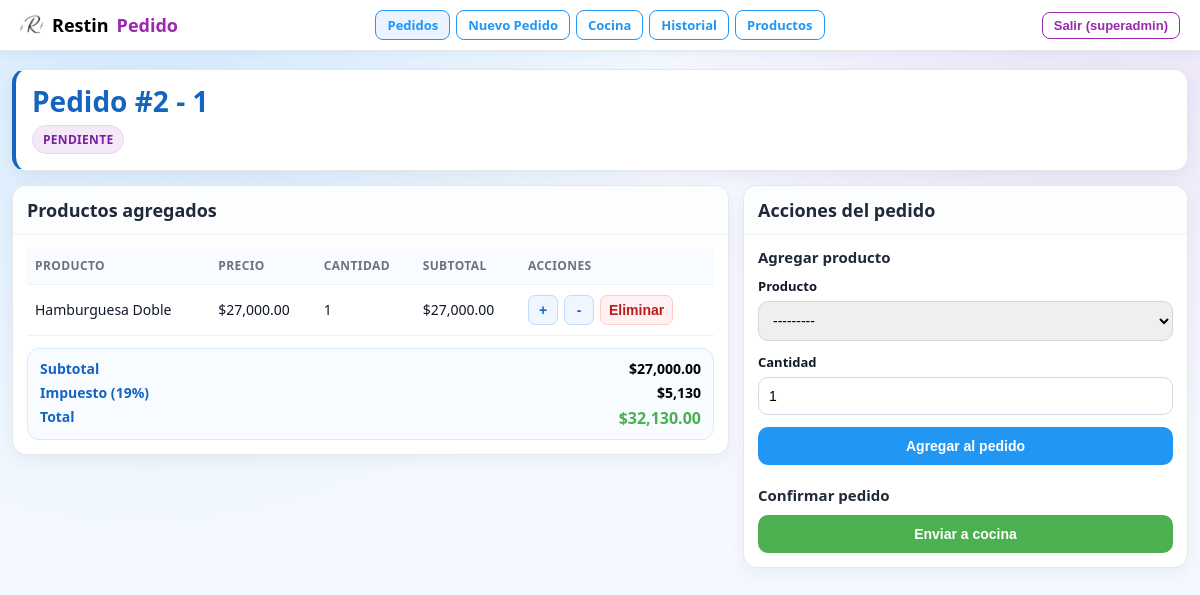
The page /ventas/pedidos/2/ (signed in) on the database its author committed.
### ventas/models.py (models this page shows, shortened)
class Pedido(models.Model):
    ESTADOS = [
        ('pendiente', 'Pendiente'),
        ('en_preparacion', 'En Preparación'),
        ('listo', 'Listo'),
        ('entregada', 'Entregada'),
        ('pagado', 'Pagado'),
    ]
    mesa_o_online = models.CharField(max_length=100, help_text="Cliente")
    estado = models.CharField(max_length=20, choices=ESTADOS, default='pendiente')
    creado_por = models.ForeignKey(User, on_delete=models.CASCADE)
    fecha_creacion = models.DateTimeField(auto_now_add=True)
    productos = models.ManyToManyField(Producto, through='PedidoProducto', blank=True)

class PedidoProducto(models.Model):
    pedido = models.ForeignKey(Pedido, on_delete=models.CASCADE, related_name='items')
    producto = models.ForeignKey(Producto, on_delete=models.CASCADE)
    cantidad = models.PositiveIntegerField(default=1)
    class Meta:
        unique_together = ('pedido', 'producto')

### products/models.py (models this page shows)
class Producto(models.Model):
    nombre = models.CharField(max_length=100, unique=True)
    descripcion = models.TextField(blank=True, null=True)
    categoria = models.ForeignKey(Categoria, on_delete=models.CASCADE, related_name="productos")
    precio = models.DecimalField(max_digits=10, decimal_places=2)
    imagen = models.ImageField(upload_to='productos/', blank=True, null=True)
    ingredientes = models.ManyToManyField(Ingrediente, blank=True, related_name="productos")
    disponible = models.BooleanField(default=True, help_text="¿El producto está activo para ventas?")
    def __str__(self):
        return self.nombre

### ventas/views.py (the view, shortened to what this page needs)
# urls.py: path('pedidos/<int:pk>/', views.PedidoDetailView.as_view(), name='pedido_detail'),
class PedidoDetailView(LoginRequiredMixin, ListView):
    model = PedidoProducto
    template_name = 'ventas/pedido_detail.html'
    context_object_name = 'items'
    def get(self, request, pk, *args, **kwargs):
        from decimal import Decimal, ROUND_HALF_UP
        from django.conf import settings
        pedido = get_object_or_404(Pedido, pk=pk)
        form = PedidoProductoForm()
        items = list(pedido.items.select_related('producto'))
        for item in items:
            item.subtotal = item.producto.precio * item.cantidad
        subtotal = sum(item.subtotal for item in items)
        tax_rate = Decimal(str(getattr(settings, 'TAX_RATE', 0.19)))
        impuesto = (Decimal(subtotal) * tax_rate).quantize(Decimal('1.'), rounding=ROUND_HALF_UP)
        total = Decimal(subtotal) + impuesto
        tax_rate_percent = (tax_rate * 100).quantize(Decimal('1.'), rounding=ROUND_HALF_UP)
        return render(request, self.template_name, {
            'pedido': pedido,
            'form': form,
            'items': items,
            'subtotal': subtotal,
            'impuesto': impuesto,
            'total': total,
            'tax_rate': tax_rate_percent,
        })

### ventas/forms.py
class PedidoProductoForm(forms.Form):
    producto = forms.ModelChoiceField(queryset=Producto.objects.none(), label='Producto')
    cantidad = forms.IntegerField(min_value=1, initial=1, label='Cantidad')
    def __init__(self, *args, **kwargs):
        super().__init__(*args, **kwargs)
        faltantes = ProductoIngrediente.objects.filter(
            producto=OuterRef('pk'),
            ingrediente__stock__lt=F('cantidad'),
        )
        queryset = (
            Producto.objects.filter(disponible=True, productoingrediente__isnull=False)
            .annotate(tiene_faltante=Exists(faltantes))
            .filter(tiene_faltante=False)
            .select_related('categoria')
            .order_by('categoria__nombre', 'nombre')
            .distinct()
        )
        self.fields['producto'].queryset = queryset

### ventas/templates/ventas/pedido_detail.html (shortened to what this page needs)
{% load humanize %}
{% load static %}
<!DOCTYPE html>
<html lang="es">
<head>
</head>
<body>
    <header class="app-header">
        <div class="brand"><img class="brand-logo" src="{% static 'ventas/restin2.jpeg' %}" alt="Logo"> Restin <span>Pedido</span></div>
        <nav class="nav-center">
            {% with role_name=request.user.userprofile.role.name|default:'' %}
                <a href="{% url 'pedido_list' %}" class="btn-nav active">Pedidos</a>
                <a href="{% url 'pedido_create' %}" class="btn-nav">Nuevo Pedido</a>
                {% if role_name|lower != 'waiter' %}
                    <a href="{% url 'cocina_dashboard' %}" class="btn-nav">Cocina</a>
                    <a href="{% url 'historial_ventas' %}" class="btn-nav">Historial</a>
                    <a href="/products/" class="btn-nav">Productos</a>
                {% endif %}
            {% endwith %}
        </nav>
        <div class="nav-end">
            <form method="post" action="{% url 'logout' %}" style="display:inline;">
                <button type="submit" class="btn-logout">Salir ({{ request.user.username }})</button>
            </form>
        </div>
    </header>
    <main class="wrap">
        <section class="title-card">
            <h1>Pedido #{{ pedido.id }} - {{ pedido.mesa_o_online }}</h1>
            <span class="status-pill {{ pedido.estado }}">{{ pedido.get_estado_display }}</span>
        </section>
        <section class="grid">
            <article class="panel">
                <div class="panel-head">
                    <h2>Productos agregados</h2>
                </div>
                <div class="panel-body">
                    <div class="table-wrap">
                        <table>
                            <thead>
                                <tr>
                                    <th>Producto</th>
                                    <th>Precio</th>
                                    <th>Cantidad</th>
                                    <th>Subtotal</th>
                                    {% if pedido.estado == 'pendiente' %}
                                        <th>Acciones</th>
                                    {% endif %}
                                </tr>
                            </thead>
                            <tbody>
                                {% for item in items %}
                                    <tr>
                                        <td>{{ item.producto.nombre }}</td>
                                        <td>${{ item.producto.precio|intcomma }}</td>
                                        <td>{{ item.cantidad }}</td>
                                        <td>${{ item.subtotal|intcomma }}</td>
                                        {% if pedido.estado == 'pendiente' %}
                                            <td>
                                                <div class="qty-controls">
                                                    <form method="post" action="{% url 'pedido_item_increment' pedido.id item.id %}">
                                                        <button type="submit" name="action" value="increment" class="btn-mini">+</button>
                                                    </form>
                                                    <form method="post" action="{% url 'pedido_item_decrement' pedido.id item.id %}">
                                                        <button type="submit" name="action" value="decrement" class="btn-mini">-</button>
                                                    </form>
                                                    <form method="post" action="{% url 'pedido_item_delete' pedido.id item.id %}">
                                                        <button type="submit" class="btn-mini danger">Eliminar</button>
                                                    </form>
                                                </div>
                                            </td>
                                        {% endif %}
                                    </tr>
                                {% empty %}
                                    <tr>
                                        <td colspan="{% if pedido.estado == 'pendiente' %}5{% else %}4{% endif %}">
                                            <div class="empty">No hay productos agregados a este pedido.</div>
                                        </td>
                                    </tr>
                                {% endfor %}
                            </tbody>
                        </table>
                    </div>
                    <div class="totals">
                        <div class="row">
                            <span class="label">Subtotal</span>
                            <span class="value">${{ subtotal|intcomma }}</span>
                        </div>
                        <div class="row">
                            <span class="label">Impuesto ({{ tax_rate|floatformat:0 }}%)</span>
                            <span class="value">${{ impuesto|intcomma }}</span>
                        </div>
                        <div class="row total">
                            <span class="label">Total</span>
                            <span class="value">${{ total|intcomma }}</span>
                        </div>
                    </div>
                </div>
            </article>
            <aside class="panel">
                <div class="panel-head">
                    <h2>Acciones del pedido</h2>
                </div>
                <div class="panel-body">
                    <h3 style="font-size:15px; margin-bottom:10px; color:#1f2937;">Agregar producto</h3>
                    <form method="post">
                        <div class="form-field">
                            <label for="{{ form.producto.id_for_label }}">{{ form.producto.label }}</label>
                            {{ form.producto }}
                        </div>
                        <div class="form-field">
                            <label for="{{ form.cantidad.id_for_label }}">{{ form.cantidad.label }}</label>
                            {{ form.cantidad }}
                        </div>
                        <button type="submit" class="btn-main primary">Agregar al pedido</button>
                    </form>
                    <h3 style="font-size:15px; margin:12px 0 10px; color:#1f2937;">Confirmar pedido</h3>
                    {% if pedido.estado == 'pendiente' and items %}
                        <form method="post" action="{% url 'pedido_confirm' pedido.id %}">
                            <button type="submit" class="btn-main success">Enviar a cocina</button>
                        </form>
                    {% elif pedido.estado != 'pendiente' %}
                        <div class="locked">
                            Estado actual: <strong>{{ pedido.get_estado_display }}</strong>.
                            Este pedido ya no permite modificaciones.
                        </div>
                    {% else %}
                        <div class="locked">
                            Agrega al menos un producto para poder enviarlo a cocina.
                        </div>
                    {% endif %}
                </div>
            </aside>
        </section>
    </main>
</body>
</html>

### rows shown on the page
Pedido: id "2", mesa_o_online "1", estado "PENDIENTE"
PedidoProducto: producto.nombre "Hamburguesa Doble", producto.precio "27,000.00", cantidad "1", subtotal "27,000.00"

### other values the page prints
{{ request.user.username }} "superadmin"
{{ subtotal|intcomma }} "27,000.00"
{{ tax_rate|floatformat:0 }} "19"
{{ impuesto|intcomma }} "5,130"
{{ total|intcomma }} "32,130.00"
